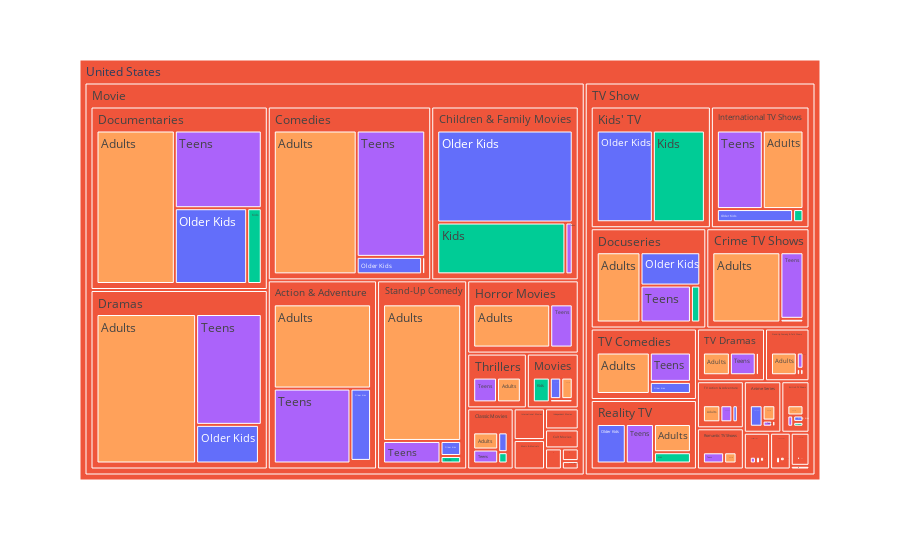
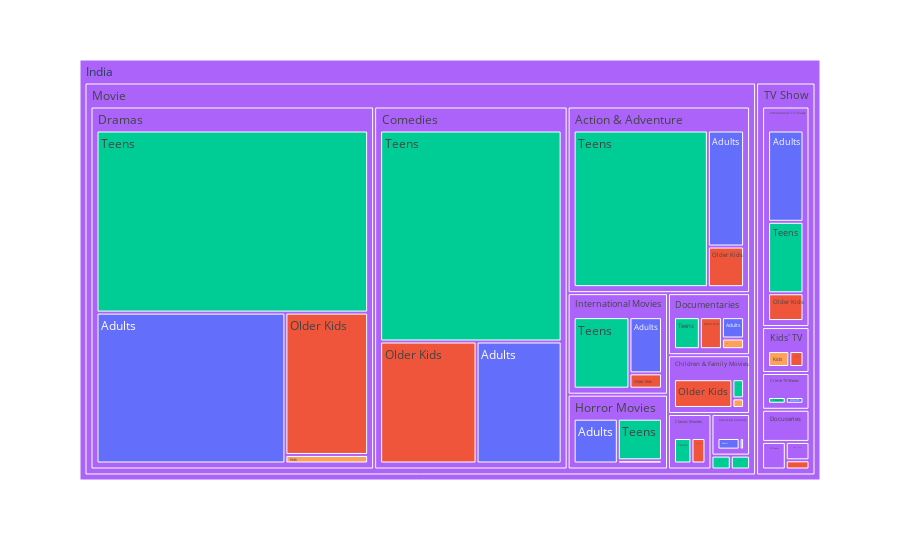
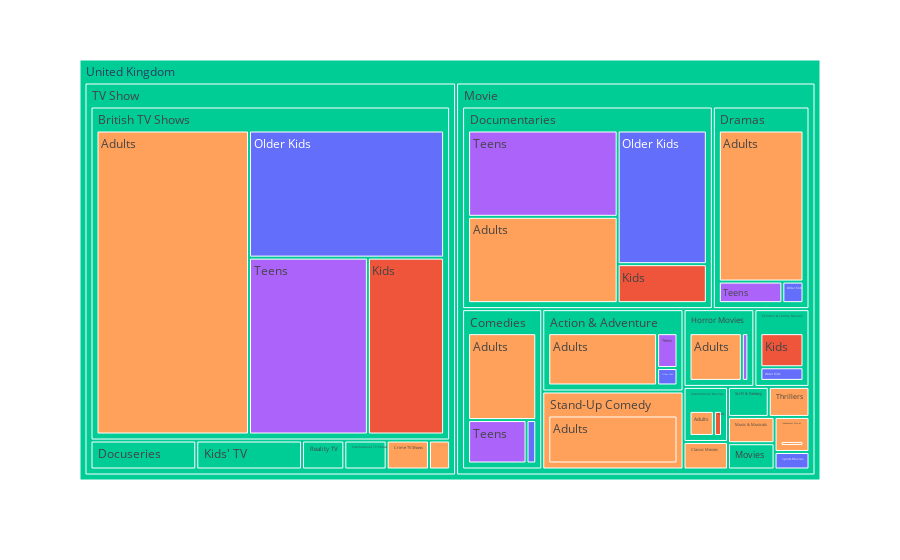
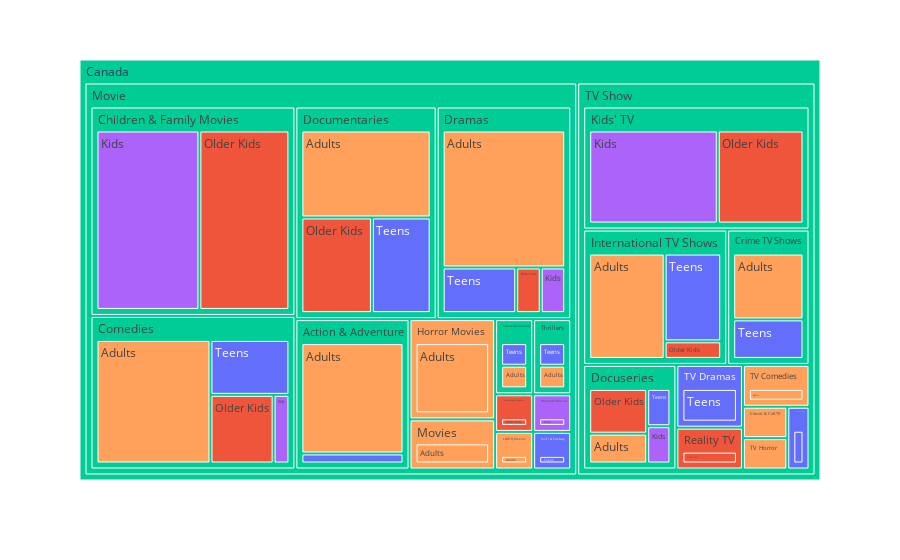

Notebook code cell kept with these figures, in order:
### Markdown cell above
**Below are the treemaps for top 5 contributing countries on netflix**

### Code cell
top_con_list = ['United States', 'India', 'United Kingdom', 'Canada', 'Japan']

for i in top_con_list:
    print("Content for",i,end=(''))
    fig = px.treemap(netflix_country[netflix_country['country']==i], path=['country','type','genre_main','target_ages'],
                      color='target_ages', hover_data=['target_ages'])
    fig.show()

### Figure 1 — Plotly figure (JSON) as saved in the notebook; plotly's stock layout.template omitted (floating-point values rounded to 4 significant figures; data arrays with more than 128 entries replaced by an {"elided": "..."} marker saying what was removed)
{"data": [{"branchvalues": "total", "customdata": {"elided": "140x2 str values"}, "domain": {"x": [0, 1], "y": [0, 1]}, "hovertemplate": "labels=%{label}<br>count=%{value}<br>parent=%{parent}<br>id=%{id}<br>target_ages=%{customdata[1]}<extra></extra>", "ids": {"elided": "140 str values"}, "labels": {"elided": "140 str values"}, "marker": {"colors": {"elided": "140 str values"}}, "name": "", "parents": {"elided": "140 str values"}, "type": "treemap", "values": {"elided": "140 int values"}}], "layout": {"legend": {"tracegroupgap": 0}, "margin": {"t": 60}}}

### Figure 2 — Plotly figure (JSON) as saved in the notebook; plotly's stock layout.template omitted (floating-point values rounded to 4 significant figures; data arrays with more than 128 entries replaced by an {"elided": "..."} marker saying what was removed)
{"data": [{"branchvalues": "total", "customdata": {"elided": "65x2 str values"}, "domain": {"x": [0, 1], "y": [0, 1]}, "hovertemplate": "labels=%{label}<br>count=%{value}<br>parent=%{parent}<br>id=%{id}<br>target_ages=%{customdata[1]}<extra></extra>", "ids": ["India/Movie/Action & Adventure/Adults", "India/Movie/International Movies/Older Kids", "India/TV Show/International TV Shows/Older Kids", "India/TV Show/Kids' TV/Older Kids", "India/Movie/Children & Family Movies/Teens", "India/TV Show/Crime TV Shows/Teens", "India/TV Show/International TV Shows/Teens", "India/TV Show/British TV Shows", "India/Movie/Children & Family Movies", "India/Movie/Classic Movies", "India/Movie/Comedies", "India/TV Show/Crime TV Shows", "India/Movie/Horror Movies", "India/TV Show/Kids' TV", "India/TV Show/Reality TV", "India/Movie", "India/Movie/Documentaries/Older Kids", "India/Movie/Classic Movies/Older Kids", "India/Movie/Classic Movies/Teens", "India/Movie/Action & Adventure/Older Kids", "India/Movie/Children & Family Movies/Older Kids", "India", "India/Movie/Documentaries/Adults", "India/Movie/Dramas", "India/Movie/Stand-Up Comedy/Teens", "India/Movie/Comedies/Adults", "India/TV Show/Crime TV Shows/Adults", "India/TV Show/Docuseries/Adults", "India/Movie/Independent Movies", "India/TV Show", "India/Movie/International Movies/Adults", "India/TV Show/Docuseries", "India/Movie/Cult Movies/Teens", "India/Movie/Documentaries/Teens", "India/Movie/Documentaries", "India/Movie/Horror Movies/Adults", "India/Movie/Dramas/Adults", "India/Movie/Cult Movies", "India/TV Show/Docuseries/Older Kids", "India/TV Show/International TV Shows", "India/Movie/Stand-Up Comedy", "India/TV Show/TV Shows", "India/TV Show/British TV Shows/Adults", "India/Movie/International Movies", "India/TV Show/International TV Shows/Adults", "India/TV Show/TV Shows/Teens", "India/TV Show/Kids' TV/Kids", "India/Movie/Dramas/Older Kids", "India/Movie/Horror Movies/Older Kids", "India/Movie/Dramas/Kids", "India/TV Show/Docuseries/Kids", "India/Movie/Documentaries/Kids", "India/TV Show/Reality TV/Older Kids", "India/Movie/Action & Adventure/Teens", "India/Movie/Action & Adventure", "India/TV Show/British TV Shows/Teens", "India/Movie/Comedies/Teens", "India/TV Show/TV Shows/Adults", "India/Movie/Dramas/Teens", "India/Movie/Horror Movies/Teens", "India/Movie/Independent Movies/Teens", "India/Movie/International Movies/Teens", "India/Movie/Comedies/Older Kids", "India/Movie/Children & Family Movies/Kids", "India/Movie/Stand-Up Comedy/Adults"], "labels": ["Adults", "Older Kids", "Older Kids", "Older Kids", "Teens", "Teens", "Teens", "British TV Shows", "Children & Family Movies", "Classic Movies", "Comedies", "Crime TV Shows", "Horror Movies", "Kids' TV", "Reality TV", "Movie", "Older Kids", "Older Kids", "Teens", "Older Kids", "Older Kids", "India", "Adults", "Dramas", "Teens", "Adults", "Adults", "Adults", "Independent Movies", "TV Show", "Adults", "Docuseries", "Teens", "Teens", "Documentaries", "Adults", "Adults", "Cult Movies", "Older Kids", "International TV Shows", "Stand-Up Comedy", "TV Shows", "Adults", "International Movies", "Adults", "Teens", "Kids", "Older Kids", "Older Kids", "Kids", "Kids", "Kids", "Older Kids", "Teens", "Action & Adventure", "Teens", "Teens", "Adults", "Teens", "Teens", "Teens", "Teens", "Older Kids", "Kids", "Adults"], "marker": {"colors": ["#636efa", "#EF553B", "#EF553B", "#EF553B", "#00cc96", "#00cc96", "#00cc96", "#ab63fa", "#ab63fa", "#ab63fa", "#ab63fa", "#ab63fa", "#ab63fa", "#ab63fa", "#EF553B", "#ab63fa", "#EF553B", "#EF553B", "#00cc96", "#EF553B", "#EF553B", "#ab63fa", "#636efa", "#ab63fa", "#00cc96", "#636efa", "#636efa", "#636efa", "#00cc96", "#ab63fa", "#636efa", "#ab63fa", "#00cc96", "#00cc96", "#ab63fa", "#636efa", "#636efa", "#00cc96", "#EF553B", "#ab63fa", "#ab63fa", "#ab63fa", "#636efa", "#ab63fa", "#636efa", "#00cc96", "#FFA15A", "#EF553B", "#EF553B", "#FFA15A", "#FFA15A", "#FFA15A", "#EF553B", "#00cc96", "#ab63fa", "#00cc96", "#00cc96", "#636efa", "#00cc96", "#00cc96", "#00cc96", "#00cc96", "#EF553B", "#FFA15A", "#636efa"]}, "name": "", "parents": ["India/Movie/Action & Adventure", "India/Movie/International Movies", "India/TV Show/International TV Shows", "India/TV Show/Kids' TV", "India/Movie/Children & Family Movies", "India/TV Show/Crime TV Shows", "India/TV Show/International TV Shows", "India/TV Show", "India/Movie", "India/Movie", "India/Movie", "India/TV Show", "India/Movie", "India/TV Show", "India/TV Show", "India", "India/Movie/Documentaries", "India/Movie/Classic Movies", "India/Movie/Classic Movies", "India/Movie/Action & Adventure", "India/Movie/Children & Family Movies", "", "India/Movie/Documentaries", "India/Movie", "India/Movie/Stand-Up Comedy", "India/Movie/Comedies", "India/TV Show/Crime TV Shows", "India/TV Show/Docuseries", "India/Movie", "India", "India/Movie/International Movies", "India/TV Show", "India/Movie/Cult Movies", "India/Movie/Documentaries", "India/Movie", "India/Movie/Horror Movies", "India/Movie/Dramas", "India/Movie", "India/TV Show/Docuseries", "India/TV Show", "India/Movie", "India/TV Show", "India/TV Show/British TV Shows", "India/Movie", "India/TV Show/International TV Shows", "India/TV Show/TV Shows", "India/TV Show/Kids' TV", "India/Movie/Dramas", "India/Movie/Horror Movies", "India/Movie/Dramas", "India/TV Show/Docuseries", "India/Movie/Documentaries", "India/TV Show/Reality TV", "India/Movie/Action & Adventure", "India/Movie", "India/TV Show/British TV Shows", "India/Movie/Comedies", "India/TV Show/TV Shows", "India/Movie/Dramas", "India/Movie/Horror Movies", "India/Movie/Independent Movies", "India/Movie/International Movies", "India/Movie/Comedies", "India/Movie/Children & Family Movies", "India/Movie/Stand-Up Comedy"], "type": "treemap", "values": [20, 3, 7, 4, 2, 4, 18, 2, 18, 9, 262, 8, 28, 10, 1, 893, 6, 4, 5, 7, 15, 972, 4, 384, 1, 45, 4, 3, 1, 79, 11, 7, 1, 7, 19, 14, 121, 1, 2, 48, 6, 3, 1, 38, 23, 1, 6, 50, 1, 3, 2, 2, 1, 100, 127, 1, 166, 2, 210, 13, 1, 24, 51, 1, 5]}], "layout": {"legend": {"tracegroupgap": 0}, "margin": {"t": 60}}}

### Figure 3 — Plotly figure (JSON) as saved in the notebook; plotly's stock layout.template omitted (floating-point values rounded to 4 significant figures; data arrays with more than 128 entries replaced by an {"elided": "..."} marker saying what was removed)
{"data": [{"branchvalues": "total", "customdata": {"elided": "69x2 str values"}, "domain": {"x": [0, 1], "y": [0, 1]}, "hovertemplate": "labels=%{label}<br>count=%{value}<br>parent=%{parent}<br>id=%{id}<br>target_ages=%{customdata[1]}<extra></extra>", "ids": ["United Kingdom/Movie/Sports Movies/Older Kids", "United Kingdom/Movie/Children & Family Movies/Kids", "United Kingdom/Movie/International Movies/Kids", "United Kingdom/TV Show/Kids' TV/Kids", "United Kingdom/Movie/Action & Adventure/Older Kids", "United Kingdom/Movie/International Movies", "United Kingdom/Movie/Children & Family Movies/Older Kids", "United Kingdom/Movie/Dramas/Teens", "United Kingdom/TV Show/Docuseries", "United Kingdom/TV Show/Docuseries/Older Kids", "United Kingdom/Movie/Children & Family Movies", "United Kingdom/TV Show/Kids' TV/Older Kids", "United Kingdom/TV Show/International TV Shows/Teens", "United Kingdom/Movie/Horror Movies/Teens", "United Kingdom/TV Show/British TV Shows/Teens", "United Kingdom/Movie/Classic Movies", "United Kingdom/Movie/Stand-Up Comedy/Adults", "United Kingdom/Movie/Documentaries/Teens", "United Kingdom/Movie/Sports Movies", "United Kingdom/TV Show/Romantic TV Shows/Adults", "United Kingdom/TV Show/Romantic TV Shows", "United Kingdom/TV Show/British TV Shows/Adults", "United Kingdom/Movie/Music & Musicals/Adults", "United Kingdom/Movie/Movies/Adults", "United Kingdom/TV Show/International TV Shows/Adults", "United Kingdom/Movie/International Movies/Adults", "United Kingdom/Movie/Independent Movies/Adults", "United Kingdom/Movie/Sci-Fi & Fantasy", "United Kingdom/Movie/Sci-Fi & Fantasy/Adults", "United Kingdom/Movie/Stand-Up Comedy", "United Kingdom/Movie/Documentaries/Adults", "United Kingdom/Movie/Thrillers", "United Kingdom/Movie/Comedies/Adults", "United Kingdom/Movie", "United Kingdom/TV Show/Reality TV", "United Kingdom/TV Show/British TV Shows", "United Kingdom/TV Show/International TV Shows", "United Kingdom/Movie/Action & Adventure", "United Kingdom/TV Show/Kids' TV", "United Kingdom", "United Kingdom/Movie/Comedies/Teens", "United Kingdom/Movie/Thrillers/Adults", "United Kingdom/Movie/Dramas/Older Kids", "United Kingdom/Movie/Documentaries/Kids", "United Kingdom/Movie/Classic Movies/Adults", "United Kingdom/TV Show/Crime TV Shows/Adults", "United Kingdom/TV Show/British TV Shows/Older Kids", "United Kingdom/TV Show/Reality TV/Adults", "United Kingdom/Movie/Documentaries", "United Kingdom/Movie/Comedies/Older Kids", "United Kingdom/Movie/Action & Adventure/Teens", "United Kingdom/Movie/Comedies", "United Kingdom/TV Show/Docuseries/Adults", "United Kingdom/Movie/Dramas/Adults", "United Kingdom/Movie/Horror Movies/Adults", "United Kingdom/Movie/Music & Musicals", "United Kingdom/Movie/Movies", "United Kingdom/Movie/Independent Movies", "United Kingdom/TV Show/Docuseries/Teens", "United Kingdom/Movie/Horror Movies", "United Kingdom/Movie/Dramas", "United Kingdom/TV Show/Crime TV Shows", "United Kingdom/Movie/Documentaries/Older Kids", "United Kingdom/Movie/Movies/Older Kids", "United Kingdom/TV Show/Reality TV/Older Kids", "United Kingdom/Movie/Sci-Fi & Fantasy/Teens", "United Kingdom/TV Show", "United Kingdom/TV Show/British TV Shows/Kids", "United Kingdom/Movie/Action & Adventure/Adults"], "labels": ["Older Kids", "Kids", "Kids", "Kids", "Older Kids", "International Movies", "Older Kids", "Teens", "Docuseries", "Older Kids", "Children & Family Movies", "Older Kids", "Teens", "Teens", "Teens", "Classic Movies", "Adults", "Teens", "Sports Movies", "Adults", "Romantic TV Shows", "Adults", "Adults", "Adults", "Adults", "Adults", "Adults", "Sci-Fi & Fantasy", "Adults", "Stand-Up Comedy", "Adults", "Thrillers", "Adults", "Movie", "Reality TV", "British TV Shows", "International TV Shows", "Action & Adventure", "Kids' TV", "United Kingdom", "Teens", "Adults", "Older Kids", "Kids", "Adults", "Adults", "Older Kids", "Adults", "Documentaries", "Older Kids", "Teens", "Comedies", "Adults", "Adults", "Adults", "Music & Musicals", "Movies", "Independent Movies", "Teens", "Horror Movies", "Dramas", "Crime TV Shows", "Older Kids", "Older Kids", "Older Kids", "Teens", "TV Show", "Kids", "Adults"], "marker": {"colors": ["#636efa", "#EF553B", "#EF553B", "#EF553B", "#636efa", "#00cc96", "#636efa", "#ab63fa", "#00cc96", "#636efa", "#00cc96", "#636efa", "#ab63fa", "#ab63fa", "#ab63fa", "#FFA15A", "#FFA15A", "#ab63fa", "#636efa", "#FFA15A", "#FFA15A", "#FFA15A", "#FFA15A", "#FFA15A", "#FFA15A", "#FFA15A", "#FFA15A", "#00cc96", "#FFA15A", "#FFA15A", "#FFA15A", "#FFA15A", "#FFA15A", "#00cc96", "#00cc96", "#00cc96", "#00cc96", "#00cc96", "#00cc96", "#00cc96", "#ab63fa", "#FFA15A", "#636efa", "#EF553B", "#FFA15A", "#FFA15A", "#636efa", "#FFA15A", "#00cc96", "#636efa", "#ab63fa", "#00cc96", "#FFA15A", "#FFA15A", "#FFA15A", "#FFA15A", "#00cc96", "#FFA15A", "#ab63fa", "#00cc96", "#00cc96", "#FFA15A", "#636efa", "#636efa", "#636efa", "#ab63fa", "#00cc96", "#EF553B", "#FFA15A"]}, "name": "", "parents": ["United Kingdom/Movie/Sports Movies", "United Kingdom/Movie/Children & Family Movies", "United Kingdom/Movie/International Movies", "United Kingdom/TV Show/Kids' TV", "United Kingdom/Movie/Action & Adventure", "United Kingdom/Movie", "United Kingdom/Movie/Children & Family Movies", "United Kingdom/Movie/Dramas", "United Kingdom/TV Show", "United Kingdom/TV Show/Docuseries", "United Kingdom/Movie", "United Kingdom/TV Show/Kids' TV", "United Kingdom/TV Show/International TV Shows", "United Kingdom/Movie/Horror Movies", "United Kingdom/TV Show/British TV Shows", "United Kingdom/Movie", "United Kingdom/Movie/Stand-Up Comedy", "United Kingdom/Movie/Documentaries", "United Kingdom/Movie", "United Kingdom/TV Show/Romantic TV Shows", "United Kingdom/TV Show", "United Kingdom/TV Show/British TV Shows", "United Kingdom/Movie/Music & Musicals", "United Kingdom/Movie/Movies", "United Kingdom/TV Show/International TV Shows", "United Kingdom/Movie/International Movies", "United Kingdom/Movie/Independent Movies", "United Kingdom/Movie", "United Kingdom/Movie/Sci-Fi & Fantasy", "United Kingdom/Movie", "United Kingdom/Movie/Documentaries", "United Kingdom/Movie", "United Kingdom/Movie/Comedies", "United Kingdom", "United Kingdom/TV Show", "United Kingdom/TV Show", "United Kingdom/TV Show", "United Kingdom/Movie", "United Kingdom/TV Show", "", "United Kingdom/Movie/Comedies", "United Kingdom/Movie/Thrillers", "United Kingdom/Movie/Dramas", "United Kingdom/Movie/Documentaries", "United Kingdom/Movie/Classic Movies", "United Kingdom/TV Show/Crime TV Shows", "United Kingdom/TV Show/British TV Shows", "United Kingdom/TV Show/Reality TV", "United Kingdom/Movie", "United Kingdom/Movie/Comedies", "United Kingdom/Movie/Action & Adventure", "United Kingdom/Movie", "United Kingdom/TV Show/Docuseries", "United Kingdom/Movie/Dramas", "United Kingdom/Movie/Horror Movies", "United Kingdom/Movie", "United Kingdom/Movie", "United Kingdom/Movie", "United Kingdom/TV Show/Docuseries", "United Kingdom/Movie", "United Kingdom/Movie", "United Kingdom/TV Show", "United Kingdom/Movie/Documentaries", "United Kingdom/Movie/Movies", "United Kingdom/TV Show/Reality TV", "United Kingdom/Movie/Sci-Fi & Fantasy", "United Kingdom", "United Kingdom/TV Show/British TV Shows", "United Kingdom/Movie/Action & Adventure"], "type": "treemap", "values": [1, 5, 1, 4, 1, 4, 2, 3, 5, 3, 7, 1, 1, 1, 39, 2, 18, 26, 1, 1, 1, 86, 2, 1, 1, 3, 2, 2, 1, 18, 26, 2, 14, 206, 2, 196, 2, 19, 5, 419, 6, 2, 1, 7, 2, 2, 46, 1, 83, 1, 2, 21, 1, 28, 8, 2, 2, 2, 1, 9, 32, 2, 24, 1, 1, 1, 213, 25, 16]}], "layout": {"legend": {"tracegroupgap": 0}, "margin": {"t": 60}}}

### Figure 4 — Plotly figure (JSON) as saved in the notebook; plotly's stock layout.template omitted (floating-point values rounded to 4 significant figures; data arrays with more than 128 entries replaced by an {"elided": "..."} marker saying what was removed)
{"data": [{"branchvalues": "total", "customdata": {"elided": "68x2 str values"}, "domain": {"x": [0, 1], "y": [0, 1]}, "hovertemplate": "labels=%{label}<br>count=%{value}<br>parent=%{parent}<br>id=%{id}<br>target_ages=%{customdata[1]}<extra></extra>", "ids": ["Canada/Movie/Sci-Fi & Fantasy/Teens", "Canada/Movie/International Movies/Older Kids", "Canada/Movie/Documentaries", "Canada/TV Show/Reality TV", "Canada/Movie/Romantic Movies/Kids", "Canada/TV Show/Docuseries/Teens", "Canada/Movie/Dramas/Teens", "Canada/TV Show/TV Comedies", "Canada/TV Show/TV Horror/Adults", "Canada/TV Show/TV Comedies/Adults", "Canada/Movie/Movies", "Canada/TV Show/Docuseries", "Canada/TV Show/Classic & Cult TV", "Canada/Movie/Horror Movies/Adults", "Canada/Movie/Action & Adventure", "Canada/TV Show/Docuseries/Adults", "Canada/TV Show/TV Dramas", "Canada/Movie/Documentaries/Adults", "Canada/Movie/Comedies/Adults", "Canada/Movie/Children & Family Movies", "Canada/Movie/Stand-Up Comedy/Teens", "Canada/TV Show/Kids' TV", "Canada/Movie/Comedies/Teens", "Canada/Movie/International Movies", "Canada/TV Show/International TV Shows/Teens", "Canada/Movie/LGBTQ Movies", "Canada/Movie/Thrillers/Teens", "Canada/TV Show/Crime TV Shows/Teens", "Canada/Movie/Documentaries/Teens", "Canada/Movie/Documentaries/Older Kids", "Canada/Movie/Dramas/Older Kids", "Canada/TV Show/Crime TV Shows/Adults", "Canada/TV Show/TV Horror", "Canada/TV Show/International TV Shows/Older Kids", "Canada/Movie/Thrillers/Adults", "Canada/Movie/Comedies/Kids", "Canada/Movie/Stand-Up Comedy/Adults", "Canada/Movie/Dramas/Kids", "Canada/Movie/Stand-Up Comedy", "Canada/Movie/Romantic Movies", "Canada/TV Show/Docuseries/Older Kids", "Canada/TV Show/Docuseries/Kids", "Canada/TV Show/Crime TV Shows", "Canada/Movie/Dramas", "Canada/TV Show/TV Sci-Fi & Fantasy", "Canada/Movie/Thrillers", "Canada/Movie", "Canada", "Canada/TV Show/TV Sci-Fi & Fantasy/Teens", "Canada/Movie/Dramas/Adults", "Canada/Movie/Children & Family Movies/Kids", "Canada/TV Show/Kids' TV/Kids", "Canada/Movie/Comedies/Older Kids", "Canada/TV Show/Reality TV/Older Kids", "Canada/Movie/Children & Family Movies/Older Kids", "Canada/TV Show", "Canada/Movie/Action & Adventure/Teens", "Canada/TV Show/Kids' TV/Older Kids", "Canada/TV Show/International TV Shows", "Canada/Movie/Comedies", "Canada/Movie/Sci-Fi & Fantasy", "Canada/Movie/Horror Movies", "Canada/Movie/Movies/Adults", "Canada/Movie/LGBTQ Movies/Adults", "Canada/TV Show/International TV Shows/Adults", "Canada/TV Show/TV Dramas/Teens", "Canada/TV Show/Classic & Cult TV/Adults", "Canada/Movie/Action & Adventure/Adults"], "labels": ["Teens", "Older Kids", "Documentaries", "Reality TV", "Kids", "Teens", "Teens", "TV Comedies", "Adults", "Adults", "Movies", "Docuseries", "Classic & Cult TV", "Adults", "Action & Adventure", "Adults", "TV Dramas", "Adults", "Adults", "Children & Family Movies", "Teens", "Kids' TV", "Teens", "International Movies", "Teens", "LGBTQ Movies", "Teens", "Teens", "Teens", "Older Kids", "Older Kids", "Adults", "TV Horror", "Older Kids", "Adults", "Kids", "Adults", "Kids", "Stand-Up Comedy", "Romantic Movies", "Older Kids", "Kids", "Crime TV Shows", "Dramas", "TV Sci-Fi & Fantasy", "Thrillers", "Movie", "Canada", "Teens", "Adults", "Kids", "Kids", "Older Kids", "Older Kids", "Older Kids", "TV Show", "Teens", "Older Kids", "International TV Shows", "Comedies", "Sci-Fi & Fantasy", "Horror Movies", "Adults", "Adults", "Adults", "Teens", "Adults", "Adults"], "marker": {"colors": ["#636efa", "#EF553B", "#00cc96", "#EF553B", "#ab63fa", "#636efa", "#636efa", "#FFA15A", "#FFA15A", "#FFA15A", "#FFA15A", "#00cc96", "#FFA15A", "#FFA15A", "#00cc96", "#FFA15A", "#636efa", "#FFA15A", "#FFA15A", "#00cc96", "#636efa", "#00cc96", "#636efa", "#EF553B", "#636efa", "#FFA15A", "#636efa", "#636efa", "#636efa", "#EF553B", "#EF553B", "#FFA15A", "#FFA15A", "#EF553B", "#FFA15A", "#ab63fa", "#FFA15A", "#ab63fa", "#00cc96", "#ab63fa", "#EF553B", "#ab63fa", "#00cc96", "#00cc96", "#636efa", "#00cc96", "#00cc96", "#00cc96", "#636efa", "#FFA15A", "#ab63fa", "#ab63fa", "#EF553B", "#EF553B", "#EF553B", "#00cc96", "#636efa", "#EF553B", "#00cc96", "#00cc96", "#636efa", "#FFA15A", "#FFA15A", "#FFA15A", "#FFA15A", "#636efa", "#FFA15A", "#FFA15A"]}, "name": "", "parents": ["Canada/Movie/Sci-Fi & Fantasy", "Canada/Movie/International Movies", "Canada/Movie", "Canada/TV Show", "Canada/Movie/Romantic Movies", "Canada/TV Show/Docuseries", "Canada/Movie/Dramas", "Canada/TV Show", "Canada/TV Show/TV Horror", "Canada/TV Show/TV Comedies", "Canada/Movie", "Canada/TV Show", "Canada/TV Show", "Canada/Movie/Horror Movies", "Canada/Movie", "Canada/TV Show/Docuseries", "Canada/TV Show", "Canada/Movie/Documentaries", "Canada/Movie/Comedies", "Canada/Movie", "Canada/Movie/Stand-Up Comedy", "Canada/TV Show", "Canada/Movie/Comedies", "Canada/Movie", "Canada/TV Show/International TV Shows", "Canada/Movie", "Canada/Movie/Thrillers", "Canada/TV Show/Crime TV Shows", "Canada/Movie/Documentaries", "Canada/Movie/Documentaries", "Canada/Movie/Dramas", "Canada/TV Show/Crime TV Shows", "Canada/TV Show", "Canada/TV Show/International TV Shows", "Canada/Movie/Thrillers", "Canada/Movie/Comedies", "Canada/Movie/Stand-Up Comedy", "Canada/Movie/Dramas", "Canada/Movie", "Canada/Movie", "Canada/TV Show/Docuseries", "Canada/TV Show/Docuseries", "Canada/TV Show", "Canada/Movie", "Canada/TV Show", "Canada/Movie", "Canada", "", "Canada/TV Show/TV Sci-Fi & Fantasy", "Canada/Movie/Dramas", "Canada/Movie/Children & Family Movies", "Canada/TV Show/Kids' TV", "Canada/Movie/Comedies", "Canada/TV Show/Reality TV", "Canada/Movie/Children & Family Movies", "Canada", "Canada/Movie/Action & Adventure", "Canada/TV Show/Kids' TV", "Canada/TV Show", "Canada/Movie", "Canada/Movie", "Canada/Movie", "Canada/Movie/Movies", "Canada/Movie/LGBTQ Movies", "Canada/TV Show/International TV Shows", "Canada/TV Show/TV Dramas", "Canada/TV Show/Classic & Cult TV", "Canada/Movie/Action & Adventure"], "type": "treemap", "values": [1, 1, 21, 2, 1, 1, 3, 2, 1, 2, 3, 7, 1, 6, 12, 2, 3, 10, 13, 30, 1, 20, 4, 1, 5, 1, 1, 3, 5, 6, 1, 5, 1, 1, 1, 1, 1, 1, 2, 1, 3, 1, 8, 20, 1, 2, 122, 181, 1, 15, 16, 12, 4, 2, 14, 59, 1, 8, 14, 22, 1, 6, 3, 1, 8, 3, 1, 11]}], "layout": {"legend": {"tracegroupgap": 0}, "margin": {"t": 60}}}
